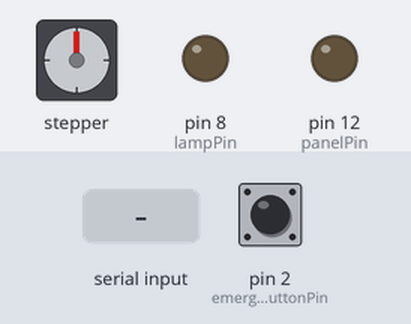
Simulated run of this sketch. Board: Arduino Uno, built with avr-gcc and run on an emulated ATmega328P. Parts: stepper motor, output pins drawn as LEDs (lit = HIGH). Wiring (inferred from the names in the program): stepper motor driver (200 steps per turn assumed): step pin 4; direction pin 3; enable pin 5. The inputs (shaded band) are chosen by the test bench; at power-on: pin 2 (emergencystopbuttonPin) LOW. Pins used as bus, display or sensor lines are not drawn; what the sketch prints to the serial monitor is not drawn.

Above: at 1.2 s.
1.3 s: "4\n" received over Serial
At 2.5 s:
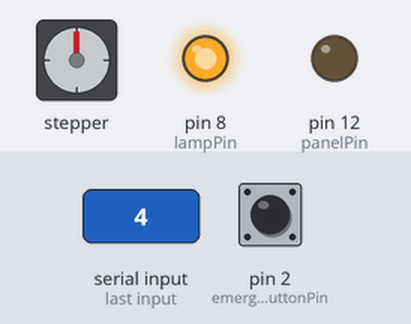
2.8 s: "1\n" received over Serial
At 3.9 s:
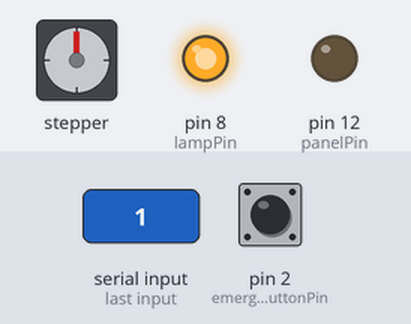
5.8 s: pin 2 (emergencystopbuttonPin) pulled HIGH for 0.15 s
8.1 s: pin 2 (emergencystopbuttonPin) pulled HIGH for 1 s
At 10.0 s:
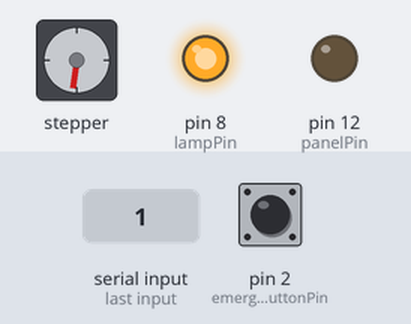
Timing chart, 0 to 11.5 s (numbered marks = the images above; inputs shaded):
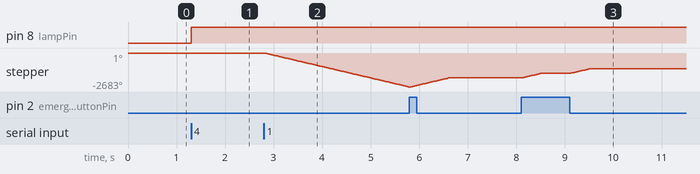

Measured:
- after the input at 1.3 s, pin 8 (lampPin): LOW → HIGH at once
- after the input at 2.8 s, stepper: keeps turning counter-clockwise at about 897°/s, starting at once
- after the input at 8.1 s, stepper: turns 360° clockwise in 0.40 s, then 360° clockwise in 0.40 s

The sketch:

sketch_nov17a.ino
```cpp
const int emergencystopbuttonPin = 2;
const int lampPin =  8;
const int panelPin = 12;

int emergencystopbuttonState = 0;
int lastemergencystopbuttonState = 0;
int on = 0;
int lamp = 1;
int panel = 0;


#define Dir 3
#define Step 4
#define Enable 5
#define Limit_1 6
#define Limit_2 7
int pos = 0;
bool initial = true;
int x = 0;

//ISR
void calibration(){
    //varies deending on the distance between limit switch and first cell
    runMotor(1000,200,true);
    initial=false;
}


void setup() {
  Serial.begin(115200);
  Serial.setTimeout(1);

  pinMode(lampPin, OUTPUT);
  pinMode(panelPin, OUTPUT);
  pinMode(emergencystopbuttonPin, INPUT);

  pinMode(Dir,OUTPUT);
  pinMode(Step,OUTPUT);
  pinMode(Enable,OUTPUT);
  pinMode(Limit_1,INPUT);
  pinMode(Limit_2,INPUT);

  attachInterrupt(digitalPinToInterrupt(emergencystopbuttonPin), calibration, CHANGE);

}

void runMotor(int wait, int steps, boolean dir){
  digitalWrite(Enable,LOW);
  digitalWrite(Dir,dir);

  pos = pos + steps;
  for(int i=0;i<(steps);i++){
      digitalWrite(Step,HIGH);
      delayMicroseconds(wait);
      digitalWrite(Step,LOW);
      delayMicroseconds(wait);
  }

  if(pos>800){
    digitalWrite(Enable,HIGH);
  }
}

void homing(boolean enable){
  runMotor(1000,pos,false);
  pos = 0;
  digitalWrite(Enable,HIGH);
}

void loop(){

  if(Serial.available()>0){
    x = Serial.readString().toInt();}


  emergencystopbuttonState = digitalRead(emergencystopbuttonPin);
  if(emergencystopbuttonState==1 && lastemergencystopbuttonState == 0){
    digitalWrite(lampPin, LOW);
    digitalWrite(panelPin, LOW);
    //add here part to send python a signal to stop the program
    Serial.write(7);
   //
  }
  lastemergencystopbuttonState = emergencystopbuttonState;

  if (x==1){
    x=0;
    if(initial){

      runMotor(1000,10000,false);
    }
    else{
      homing(true);}

    delay(1000);
    Serial.write(1);
  }


  if (x==2){
    x=0;
    runMotor(1000,1000,true);
    delay(1000);
    Serial.write(1);
  }

//   if (x==3){
//    x = 0;
//    delay(5000);
//    Serial.write(1);
//  }

  if (x==4){
    x= 0;
    //Serial.println("PL mode from arduino");
    digitalWrite(lampPin, HIGH);
    digitalWrite(panelPin, LOW);
    delay(500);
    Serial.write(2);
    //delay(500);
  }

  if (x==5){
    x= 0;
    //Serial.println("EL mode from arduino");
    digitalWrite(lampPin, LOW);
    digitalWrite(panelPin, HIGH);
    Serial.write(2);
  }

    if (x==6){
    x= 0;
    digitalWrite(lampPin, LOW);
    digitalWrite(panelPin, LOW);
    delay(1000);
    Serial.write(3);

  }
}
```
